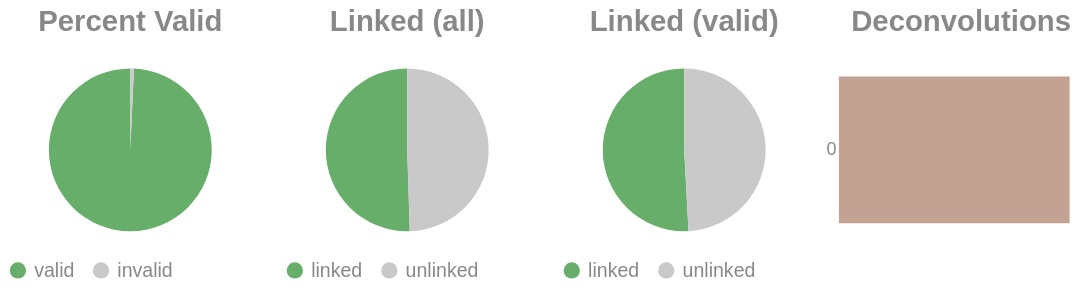

This figure's notebook cell:
### Code cell
if SKIPLR:
    pass
else:
    clash = Counter()
    for i in valids['molecule'].to_list():
        _mol = i.split("-")
        if len(_mol) == 1:
            clash.update('0')
        else:
            clash.update(_mol[-1])

    _d = {"deconvolutions": [], 'count': []}
    for k,v in clash.items():
        _d['deconvolutions'].append(k)
        _d['count'].append(v)

    tot_valid = valids['reads'].sum()
    mask = valids['reads'] >= 2
    n_linked_reads = valids.filter(mask)['reads'].sum()
    if n_linked_reads == 0:
        print_html("No linked molecules (>=2 reads) were detected; skipping linked-only distributions.")
        SKIPLR = True
    else:
        perc_valid = round(tot_valid / n_reads, 4)
        linked_perc_abs = round(n_linked_reads / n_reads, 4)
        linked_perc = round(n_linked_reads / tot_valid, 4)

    _valid = pl.DataFrame({"valids": ['valid', 'invalid'], "count": [tot_valid, n_reads - tot_valid]})
    _linked_abs = pl.DataFrame({"linked (absolute)": ['linked', 'unlinked'], "count": [n_linked_reads, n_reads - n_linked_reads]})
    _linked_rel = pl.DataFrame({"linked (valids)": ['linked', 'unlinked'], "count": [n_linked_reads, tot_valid - n_linked_reads]})

    (
        alt.hconcat(
            piechart(_valid, goodval = 'valid', title = "Percent Valid"),
            piechart(_linked_abs, goodval = "linked", title =  "Linked (all)"),
            piechart(_linked_rel, goodval = "linked", title =  "Linked (valid)"),
            convolutionbar(pl.DataFrame(_d), title = "Deconvolutions"),
            center = True,
            bounds = 'flush'
        )
        .resolve_scale(color='independent')
        .resolve_legend('independent')
        .properties(usermeta={'embedOptions': {"actions": False}})
    ).display()

### Figure 1 — Vega-Lite specification as saved in the notebook (floating-point values rounded to 4 significant figures)
{"width": "container", "height": 400, "config": {"title": {"anchor": "start", "dy": -15, "fontSize": 18, "color": "#888888", "subtitleColor": "#888888", "subtitleFontSize": 14}, "arc": {"fill": "#0072B2"}, "axis": {"domainColor": "#888888", "domainWidth": 0.5, "gridWidth": 0.2, "grid": false, "titleFontWeight": 400, "titleFontSize": 15, "labelFontSize": 11, "labelColor": "#888888", "tickColor": "#888888", "tickWidth": 0.2, "titleColor": "#888888"}, "axisBand": {"grid": false}, "axisX": {"grid": true, "tickSize": 10, "domainCap": "round"}, "axisY": {"domain": false, "grid": true, "tickSize": 0, "domainCap": "round"}, "background": "transparent", "header": {"labelFontSize": 15, "labelColor": "#888888", "titleFontSize": 15, "titleFontWeight": 600, "titleColor": "#888888"}, "legend": {"labelFont": "sans-serif", "labelFontSize": 12, "labelColor": "#888888", "symbolSize": 100, "symbolType": "circle", "titleFontSize": 12, "titlePadding": 10, "titleColor": "#888888", "title": null}, "range": {"category": ["#E69F00", "#56B4E9", "#009E73", "#F0E442", "#0072B2", "#D55E00", "#CC79A7", "#000000"], "diverging": ["#cfe8f3", "#a2d4ec", "#73bfe2", "#46abdb", "#1696d2", "#12719e"]}, "area": {"fill": "#0072B2", "fillOpacity": 0.7, "line": true, "strokeOpacity": 0.7}, "line": {"color": "#0072B2", "stroke": "#0072B2", "strokeWidth": 2}, "trail": {"color": "#0072B2", "stroke": "#0072B2", "strokeWidth": 0, "size": 1}, "point": {"filled": true, "fillOpacity": 1.0, "size": 95}, "text": {"color": "#888888", "fontSize": 11, "align": "right", "fontWeight": 400, "size": 11}, "bar": {"fill": "#0072B2", "stroke": null}, "view": {"stroke": null, "continuousWidth": 660, "continuousHeight": 400}}, "hconcat": [{"data": {"name": "data-19423598a9bbf9372dd48c9d0338b340"}, "mark": {"type": "arc"}, "encoding": {"color": {"field": "valids", "legend": {"orient": "bottom", "title": null}, "scale": {"domain": ["valid", "invalid"], "range": ["#68ae6b", "#C9C9C9"]}, "title": "Valids", "type": "nominal"}, "theta": {"field": "count", "type": "quantitative"}, "tooltip": [{"field": "valids", "title": "Valids", "type": "ordinal"}, {"field": "percent", "format": ".2%", "title": "Percent", "type": "quantitative"}, {"field": "count", "title": "Count", "type": "quantitative"}]}, "height": 100, "title": {"text": "Percent Valid", "align": "center", "anchor": "middle"}, "transform": [{"calculate": "datum.count / 8497329", "as": "percent"}], "width": 150}, {"data": {"name": "data-4ea283dcd56bc6bab32b251e3b2f9942"}, "mark": {"type": "arc"}, "encoding": {"color": {"field": "linked (absolute)", "legend": {"orient": "bottom", "title": null}, "scale": {"domain": ["linked", "unlinked"], "range": ["#68ae6b", "#C9C9C9"]}, "title": "Linked (Absolute)", "type": "nominal"}, "theta": {"field": "count", "type": "quantitative"}, "tooltip": [{"field": "linked (absolute)", "title": "Linked (Absolute)", "type": "ordinal"}, {"field": "percent", "format": ".2%", "title": "Percent", "type": "quantitative"}, {"field": "count", "title": "Count", "type": "quantitative"}]}, "height": 100, "title": {"text": "Linked (all)", "align": "center", "anchor": "middle"}, "transform": [{"calculate": "datum.count / 8497329", "as": "percent"}], "width": 150}, {"data": {"name": "data-54140c8e4e983b8648129bf837e55cbd"}, "mark": {"type": "arc"}, "encoding": {"color": {"field": "linked (valids)", "legend": {"orient": "bottom", "title": null}, "scale": {"domain": ["linked", "unlinked"], "range": ["#68ae6b", "#C9C9C9"]}, "title": "Linked (Valids)", "type": "nominal"}, "theta": {"field": "count", "type": "quantitative"}, "tooltip": [{"field": "linked (valids)", "title": "Linked (Valids)", "type": "ordinal"}, {"field": "percent", "format": ".2%", "title": "Percent", "type": "quantitative"}, {"field": "count", "title": "Count", "type": "quantitative"}]}, "height": 100, "title": {"text": "Linked (valid)", "align": "center", "anchor": "middle"}, "transform": [{"calculate": "datum.count / 8437573", "as": "percent"}], "width": 150}, {"data": {"name": "data-36631c63fd3e7a16f9008271a53160fb"}, "mark": {"type": "bar"}, "encoding": {"color": {"field": "deconvolutions", "legend": null, "scale": {"scheme": "lightgreyred"}, "type": "nominal"}, "tooltip": [{"field": "deconvolutions", "title": "Deconvolutions", "type": "ordinal"}, {"field": "percent", "format": ".2%", "title": "Percent", "type": "quantitative"}, {"field": "count", "title": "Count", "type": "quantitative"}], "x": {"axis": null, "field": "count", "type": "quantitative"}, "y": {"field": "deconvolutions", "sort": "ascending", "title": null, "type": "nominal"}}, "height": 100, "title": {"text": "Deconvolutions", "align": "center", "anchor": "middle"}, "transform": [{"calculate": "datum.count / 5664604", "as": "percent"}], "width": 150}], "bounds": "flush", "center": true, "resolve": {"legend": {"angle": "independent"}, "scale": {"color": "independent"}}, "usermeta": {"embedOptions": {"actions": false}}, "$schema": "https://vega.github.io/schema/vega-lite/v6.1.0.json", "datasets": {"data-19423598a9bbf9372dd48c9d0338b340": [{"valids": "valid", "count": 8437573}, {"valids": "invalid", "count": 59756}], "data-4ea283dcd56bc6bab32b251e3b2f9942": [{"linked (absolute)": "linked", "count": 4290379}, {"linked (absolute)": "unlinked", "count": 4206950}], "data-54140c8e4e983b8648129bf837e55cbd": [{"linked (valids)": "linked", "count": 4290379}, {"linked (valids)": "unlinked", "count": 4147194}], "data-36631c63fd3e7a16f9008271a53160fb": [{"deconvolutions": "0", "count": 5664604}]}}
